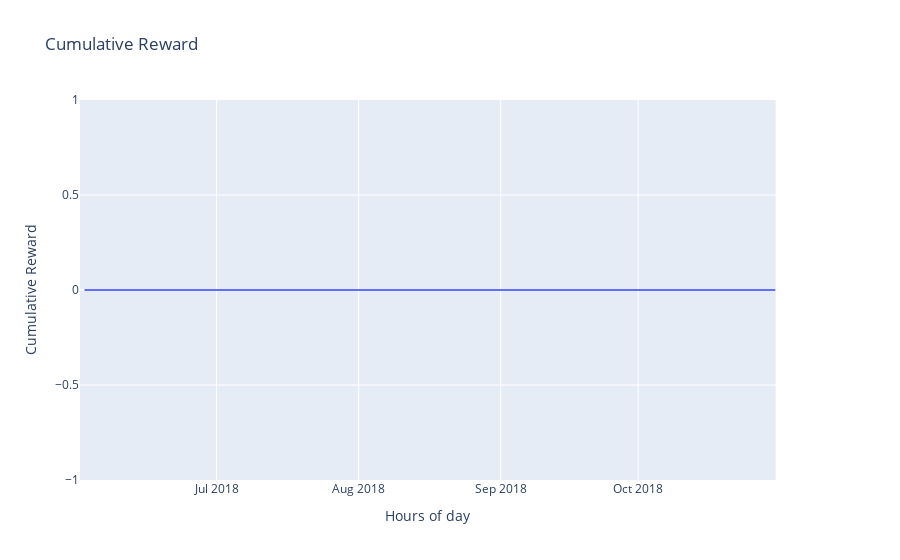

Notebook code cell kept with this figure:
### Code cell
cumulative_reward = results['reward'].rolling(window=48).mean()
fig = make_subplots(specs=[[{"secondary_y": True}]])
fig.add_trace(go.Scatter(x=results['timestamp'], y=cumulative_reward, name='reward'), secondary_y=False)

# Add figure title
fig.update_layout(
    title_text="Cumulative Reward",
    # xaxis_rangeslider_visible=True,
)

# Set x-axis title
fig.update_xaxes(title_text="Hours of day")

# Set y-axes titles
fig.update_yaxes(title_text="Cumulative Reward")
fig.show()
# fig.write_image('cum_reward_mpc.png')

### Figure 1 — Plotly figure (JSON) as saved in the notebook; plotly's stock layout.template omitted (floating-point values rounded to 4 significant figures; data arrays with more than 128 entries replaced by an {"elided": "..."} marker saying what was removed)
{"data": [{"name": "reward", "type": "scatter", "x": {"elided": "7288 str values"}, "xaxis": "x", "y": {"elided": "7288 int values"}, "yaxis": "y"}], "layout": {"title": {"text": "Cumulative Reward"}, "xaxis": {"anchor": "y", "domain": [0, 0.94], "title": {"text": "Hours of day"}}, "yaxis": {"anchor": "x", "domain": [0, 1], "title": {"text": "Cumulative Reward"}}, "yaxis2": {"anchor": "x", "overlaying": "y", "side": "right", "title": {"text": "Cumulative Reward"}}}}
